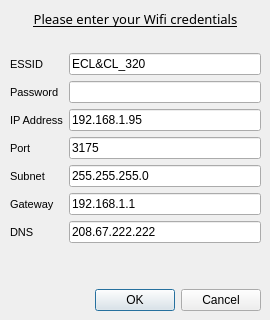
<?xml version="1.0" encoding="UTF-8"?>
<ui version="4.0">
 <class>WifiSettings</class>
 <widget class="QDialog" name="WifiSettings">
  <property name="geometry">
   <rect>
    <x>0</x>
    <y>0</y>
    <width>270</width>
    <height>320</height>
   </rect>
  </property>
  <property name="windowTitle">
   <string>Dialog</string>
  </property>
  <widget class="QWidget" name="layoutWidget">
   <property name="geometry">
    <rect>
     <x>10</x>
     <y>10</y>
     <width>251</width>
     <height>301</height>
    </rect>
   </property>
   <layout class="QGridLayout" name="gridLayout">
    <item row="5" column="1">
     <widget class="QLineEdit" name="lineEdit_port">
      <property name="text">
       <string>3175</string>
      </property>
     </widget>
    </item>
    <item row="3" column="1">
     <widget class="QLineEdit" name="lineEdit_password"/>
    </item>
    <item row="0" column="0" colspan="2">
     <widget class="QLabel" name="label_headText">
      <property name="font">
       <font>
        <family>Lucida Fax</family>
        <pointsize>10</pointsize>
        <weight>50</weight>
        <italic>false</italic>
        <bold>false</bold>
        <underline>true</underline>
       </font>
      </property>
      <property name="text">
       <string>Please enter your Wifi credentials</string>
      </property>
      <property name="alignment">
       <set>Qt::AlignCenter</set>
      </property>
     </widget>
    </item>
    <item row="8" column="1">
     <widget class="QLineEdit" name="lineEdit_dns">
      <property name="text">
       <string>208.67.222.222</string>
      </property>
     </widget>
    </item>
    <item row="2" column="1">
     <widget class="QLineEdit" name="lineEdit_essid">
      <property name="text">
       <string>ECL&amp;CL_320</string>
      </property>
     </widget>
    </item>
    <item row="3" column="0">
     <widget class="QLabel" name="label_password">
      <property name="font">
       <font>
        <family>MS Shell Dlg 2</family>
        <pointsize>8</pointsize>
       </font>
      </property>
      <property name="text">
       <string>Password</string>
      </property>
     </widget>
    </item>
    <item row="5" column="0">
     <widget class="QLabel" name="label_port">
      <property name="font">
       <font>
        <pointsize>8</pointsize>
       </font>
      </property>
      <property name="text">
       <string>Port</string>
      </property>
     </widget>
    </item>
    <item row="9" column="0" colspan="2">
     <spacer name="verticalSpacer_2">
      <property name="orientation">
       <enum>Qt::Vertical</enum>
      </property>
      <property name="sizeHint" stdset="0">
       <size>
        <width>20</width>
        <height>40</height>
       </size>
      </property>
     </spacer>
    </item>
    <item row="6" column="0">
     <widget class="QLabel" name="label_subnet">
      <property name="font">
       <font>
        <pointsize>8</pointsize>
       </font>
      </property>
      <property name="text">
       <string>Subnet</string>
      </property>
     </widget>
    </item>
    <item row="1" column="0" colspan="2">
     <spacer name="verticalSpacer">
      <property name="orientation">
       <enum>Qt::Vertical</enum>
      </property>
      <property name="sizeHint" stdset="0">
       <size>
        <width>20</width>
        <height>40</height>
       </size>
      </property>
     </spacer>
    </item>
    <item row="7" column="1">
     <widget class="QLineEdit" name="lineEdit_gateway">
      <property name="text">
       <string>192.168.1.1</string>
      </property>
     </widget>
    </item>
    <item row="4" column="1">
     <widget class="QLineEdit" name="lineEdit_ip">
      <property name="text">
       <string>192.168.1.95</string>
      </property>
     </widget>
    </item>
    <item row="8" column="0">
     <widget class="QLabel" name="label_dns">
      <property name="font">
       <font>
        <pointsize>8</pointsize>
       </font>
      </property>
      <property name="text">
       <string>DNS</string>
      </property>
     </widget>
    </item>
    <item row="11" column="0" colspan="2">
     <widget class="QDialogButtonBox" name="buttonBox">
      <property name="orientation">
       <enum>Qt::Horizontal</enum>
      </property>
      <property name="standardButtons">
       <set>QDialogButtonBox::Cancel|QDialogButtonBox::Ok</set>
      </property>
     </widget>
    </item>
    <item row="4" column="0">
     <widget class="QLabel" name="label_ip">
      <property name="font">
       <font>
        <pointsize>8</pointsize>
       </font>
      </property>
      <property name="text">
       <string>IP Address</string>
      </property>
      <property name="alignment">
       <set>Qt::AlignCenter</set>
      </property>
     </widget>
    </item>
    <item row="7" column="0">
     <widget class="QLabel" name="label_gateway">
      <property name="font">
       <font>
        <pointsize>8</pointsize>
       </font>
      </property>
      <property name="text">
       <string>Gateway</string>
      </property>
     </widget>
    </item>
    <item row="6" column="1">
     <widget class="QLineEdit" name="lineEdit_subnet">
      <property name="text">
       <string>255.255.255.0</string>
      </property>
     </widget>
    </item>
    <item row="2" column="0">
     <widget class="QLabel" name="label_essid">
      <property name="font">
       <font>
        <family>MS Shell Dlg 2</family>
        <pointsize>8</pointsize>
       </font>
      </property>
      <property name="text">
       <string>ESSID</string>
      </property>
     </widget>
    </item>
    <item row="10" column="0" colspan="2">
     <widget class="QLabel" name="label">
      <property name="text">
       <string/>
      </property>
     </widget>
    </item>
   </layout>
  </widget>
 </widget>
 <tabstops>
  <tabstop>lineEdit_essid</tabstop>
  <tabstop>lineEdit_password</tabstop>
  <tabstop>lineEdit_ip</tabstop>
  <tabstop>lineEdit_port</tabstop>
  <tabstop>lineEdit_subnet</tabstop>
  <tabstop>lineEdit_gateway</tabstop>
  <tabstop>lineEdit_dns</tabstop>
 </tabstops>
 <resources/>
 <connections>
  <connection>
   <sender>buttonBox</sender>
   <signal>accepted()</signal>
   <receiver>WifiSettings</receiver>
   <slot>accept()</slot>
   <hints>
    <hint type="sourcelabel">
     <x>248</x>
     <y>254</y>
    </hint>
    <hint type="destinationlabel">
     <x>157</x>
     <y>274</y>
    </hint>
   </hints>
  </connection>
  <connection>
   <sender>buttonBox</sender>
   <signal>rejected()</signal>
   <receiver>WifiSettings</receiver>
   <slot>reject()</slot>
   <hints>
    <hint type="sourcelabel">
     <x>316</x>
     <y>260</y>
    </hint>
    <hint type="destinationlabel">
     <x>286</x>
     <y>274</y>
    </hint>
   </hints>
  </connection>
 </connections>
</ui>
